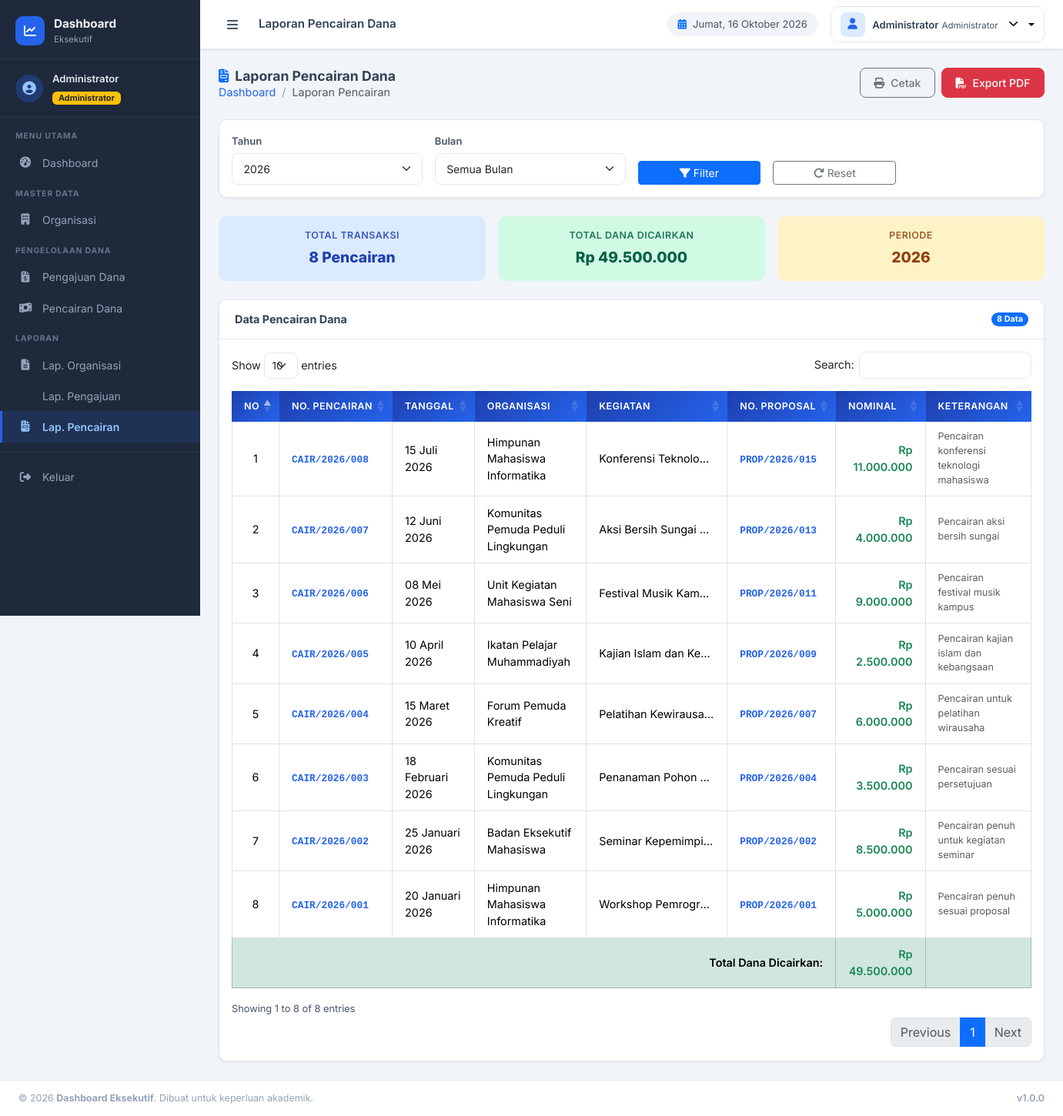
The page /views/laporan/pencairan.php (signed in) on the database its author committed.
### tables this page shows
CREATE TABLE `pencairan_dana` (
    `id`               INT(11) NOT NULL AUTO_INCREMENT,
    `pengajuan_id`     INT(11) NOT NULL,
    `nomor_pencairan`  VARCHAR(50) NOT NULL UNIQUE,
    `tanggal`          DATE NOT NULL,
    `nominal`          DECIMAL(15,2) NOT NULL DEFAULT 0,
    `keterangan`       TEXT NULL,
    `created_at`       TIMESTAMP DEFAULT CURRENT_TIMESTAMP,
    `updated_at`       TIMESTAMP DEFAULT CURRENT_TIMESTAMP ON UPDATE CURRENT_TIMESTAMP,
    PRIMARY KEY (`id`),
    FOREIGN KEY (`pengajuan_id`) REFERENCES `pengajuan_dana`(`id`) ON DELETE CASCADE
);

CREATE TABLE `organisasi` (
    `id`              INT(11) NOT NULL AUTO_INCREMENT,
    `nama_organisasi` VARCHAR(150) NOT NULL,
    `ketua`           VARCHAR(100) NOT NULL,
    `alamat`          TEXT NOT NULL,
    `no_hp`           VARCHAR(20) NOT NULL,
    `jumlah_anggota`  INT(11) NOT NULL DEFAULT 0,
    `created_at`      TIMESTAMP DEFAULT CURRENT_TIMESTAMP,
    `updated_at`      TIMESTAMP DEFAULT CURRENT_TIMESTAMP ON UPDATE CURRENT_TIMESTAMP,
    PRIMARY KEY (`id`)
);

CREATE TABLE `pengajuan_dana` (
    `id`             INT(11) NOT NULL AUTO_INCREMENT,
    `organisasi_id`  INT(11) NOT NULL,
    `nomor_proposal` VARCHAR(50) NOT NULL UNIQUE,
    `tanggal`        DATE NOT NULL,
    `nama_kegiatan`  VARCHAR(200) NOT NULL,
    `dana_diajukan`  DECIMAL(15,2) NOT NULL DEFAULT 0,
    `status`         ENUM('Menunggu','Disetujui','Ditolak') NOT NULL DEFAULT 'Menunggu',
    `catatan`        TEXT NULL,
    `created_at`     TIMESTAMP DEFAULT CURRENT_TIMESTAMP,
    `updated_at`     TIMESTAMP DEFAULT CURRENT_TIMESTAMP ON UPDATE CURRENT_TIMESTAMP,
    PRIMARY KEY (`id`),
    FOREIGN KEY (`organisasi_id`) REFERENCES `organisasi`(`id`) ON DELETE CASCADE
);

### config/functions.php (called while the page is built, shortened)
<?php
function formatRupiah($angka) {
    return 'Rp ' . number_format((float)$angka, 0, ',', '.');
}
function formatTanggal($tanggal, $format = 'd F Y') {
    $bulan = [
        '01' => 'Januari', '02' => 'Februari', '03' => 'Maret',
        '04' => 'April',   '05' => 'Mei',       '06' => 'Juni',
        '07' => 'Juli',    '08' => 'Agustus',   '09' => 'September',
        '10' => 'Oktober', '11' => 'November',  '12' => 'Desember',
    ];
    $ts    = strtotime($tanggal);
    $hari  = date('d', $ts);
    $bln   = $bulan[date('m', $ts)];
    $tahun = date('Y', $ts);
    return "$hari $bln $tahun";
}

### views/laporan/pencairan.php (the view, shortened to what this page needs)
<?php
require_once __DIR__ . '/../../config/functions.php';
$db          = getDB();
$filterTahun = $_GET['tahun'] ?? date('Y');
$filterBulan = $_GET['bulan'] ?? '';
$sql    = "SELECT pc.*, o.nama_organisasi, p.nomor_proposal, p.nama_kegiatan
           FROM pencairan_dana pc
           JOIN pengajuan_dana p ON pc.pengajuan_id = p.id
           JOIN organisasi o     ON p.organisasi_id = o.id
           WHERE YEAR(pc.tanggal) = ?";
$params = [$filterTahun];
$sql .= " ORDER BY pc.tanggal DESC";
$stmt = $db->prepare($sql);
$stmt->execute($params);
$list = $stmt->fetchAll();
$totalNominal = array_sum(array_column($list, 'nominal'));
$namaBulan = ['','Januari','Februari','Maret','April','Mei','Juni',
              'Juli','Agustus','September','Oktober','November','Desember'];
include __DIR__ . '/../layouts/header.php';
?>
<div class="app-wrapper" id="appWrapper">
    <?php include __DIR__ . '/../layouts/sidebar.php'; ?>
    <div class="main-content">
        <?php include __DIR__ . '/../layouts/navbar.php'; ?>
        <div class="content-area">
            <div class="page-header">
                <div>
                    <h5 class="page-header-title"><i class="fas fa-file-invoice me-2 text-primary"></i>Laporan Pencairan Dana</h5>
                    <nav aria-label="breadcrumb"><ol class="breadcrumb mb-0 small">
                        <li class="breadcrumb-item"><a href="<?= BASE_URL ?>/views/dashboard/index.php">Dashboard</a></li>
                        <li class="breadcrumb-item active">Laporan Pencairan</li>
                    </ol></nav>
                </div>
                <div class="d-flex gap-2">
                    <button onclick="printLaporan()" class="btn btn-outline-secondary btn-action">
                        <i class="fas fa-print me-2"></i>Cetak
                    </button>
                    <button onclick="exportPDF()" class="btn btn-danger btn-action">
                        <i class="fas fa-file-pdf me-2"></i>Export PDF
                    </button>
                </div>
            </div>
            <div class="card card-custom mb-4 d-print-none">
                <div class="card-body py-3">
                    <form method="GET" class="row g-3 align-items-end">
                        <div class="col-md-3">
                            <label class="form-label form-label-custom">Tahun</label>
                            <select name="tahun" class="form-select form-select-sm">
                                <?php for ($y = date('Y'); $y >= date('Y') - 4; $y--): ?>
                                <option value="<?= $y ?>" <?= $filterTahun == $y ? 'selected' : '' ?>><?= $y ?></option>
                                <?php endfor; ?>
                            </select>
                        </div>
                        <div class="col-md-3">
                            <label class="form-label form-label-custom">Bulan</label>
                            <select name="bulan" class="form-select form-select-sm">
                                <option value="">Semua Bulan</option>
                            </select>
                        </div>
                        <div class="col-md-2">
                            <button type="submit" class="btn btn-primary btn-sm w-100">
                                <i class="fas fa-filter me-1"></i>Filter
                            </button>
                        </div>
                        <div class="col-md-2">
                            <a href="?" class="btn btn-outline-secondary btn-sm w-100">
                                <i class="fas fa-redo me-1"></i>Reset
                            </a>
                        </div>
                    </form>
                </div>
            </div>
            <div class="row g-3 mb-4">
                <div class="col-md-4">
                    <div class="summary-card summary-blue">
                        <div class="summary-label">Total Transaksi</div>
                        <div class="summary-value"><?= count($list) ?> Pencairan</div>
                    </div>
                </div>
                <div class="col-md-4">
                    <div class="summary-card summary-green">
                        <div class="summary-label">Total Dana Dicairkan</div>
                        <div class="summary-value"><?= formatRupiah($totalNominal) ?></div>
                    </div>
                </div>
                <div class="col-md-4">
                    <div class="summary-card summary-orange">
                        <div class="summary-label">Periode</div>
                        <div class="summary-value">
                            <?= $filterBulan ? $namaBulan[$filterBulan] . ' ' : '' ?><?= $filterTahun ?>
                        </div>
                    </div>
                </div>
            </div>
            <div class="card card-custom" id="printArea">
                <div class="card-header-custom d-print-none">
                    <h6 class="card-title-custom">Data Pencairan Dana</h6>
                    <span class="badge bg-primary rounded-pill"><?= count($list) ?> Data</span>
                </div>
                <div class="card-body">
                    <div class="table-responsive">
                        <table id="tblLapCairan" class="table table-hover table-bordered align-middle">
                            <thead class="table-head-custom">
                                <tr>
                                    <th>No</th>
                                    <th>No. Pencairan</th>
                                    <th>Tanggal</th>
                                    <th>Organisasi</th>
                                    <th>Kegiatan</th>
                                    <th>No. Proposal</th>
                                    <th>Nominal</th>
                                    <th>Keterangan</th>
                                </tr>
                            </thead>
                            <tbody>
                                <?php foreach ($list as $i => $row): ?>
                                <tr>
                                    <td class="text-center"><?= $i + 1 ?></td>
                                    <td><span class="mono-text"><?= htmlspecialchars($row['nomor_pencairan']) ?></span></td>
                                    <td><?= formatTanggal($row['tanggal']) ?></td>
                                    <td><?= htmlspecialchars($row['nama_organisasi']) ?></td>
                                    <td class="text-truncate" style="max-width:150px;"><?= htmlspecialchars($row['nama_kegiatan']) ?></td>
                                    <td><span class="mono-text small"><?= htmlspecialchars($row['nomor_proposal']) ?></span></td>
                                    <td class="text-end fw-semibold text-success"><?= formatRupiah($row['nominal']) ?></td>
                                    <td class="text-muted small"><?= htmlspecialchars($row['keterangan'] ?? '-') ?></td>
                                </tr>
                                <?php endforeach; ?>
                            </tbody>
                            <tfoot>
                                <tr class="table-success fw-semibold">
                                    <td colspan="6" class="text-end">Total Dana Dicairkan:</td>
                                    <td class="text-end text-success"><?= formatRupiah($totalNominal) ?></td>
                                    <td></td>
                                </tr>
                            </tfoot>
                        </table>
                    </div>
                </div>
            </div>
        </div>
    </div>
</div>
<?php
include __DIR__ . '/../layouts/footer.php';
?>

### assets/css/style.css (style rules this page uses)
*, *::before, *::after { box-sizing: border-box; }
:root { --primary: #2563eb; --primary-dark: #1e40af; --primary-light: #dbeafe; --success: #10b981; --warning: #f59e0b; --danger: #ef4444; --info: #06b6d4; --sidebar-width: 260px; --sidebar-bg: #1e293b; --sidebar-text: #94a3b8; --navbar-h: 64px; --gray-50: #f8fafc; --gray-100: #f1f5f9; --gray-200: #e2e8f0; --gray-600: #475569; --gray-700: #334155; --radius: 10px; --shadow-sm: 0 1px 3px rgba(0,0,0,.08); --shadow: 0 4px 16px rgba(0,0,0,.10); --shadow-lg: 0 10px 30px rgba(0,0,0,.15); --transition: .22s ease; }
body { font-family: 'Inter', -apple-system, BlinkMacSystemFont, 'Segoe UI', sans-serif; background: var(--gray-100); color: var(--gray-700); font-size: .9rem; margin: 0; overflow-x: hidden; }
.app-wrapper { display: flex; min-height: 100vh; position: relative; }
.main-content { flex: 1; margin-left: var(--sidebar-width); display: flex; flex-direction: column; min-height: 100vh; transition: margin-left var(--transition); }
.content-area { flex: 1; padding: 1.5rem; overflow-y: auto; }
.page-header { display: flex; align-items: flex-start; justify-content: space-between; margin-bottom: 1.5rem; gap: 1rem; flex-wrap: wrap; }
.page-header-title { font-size: 1.1rem; font-weight: 700; color: var(--gray-700); margin: 0; }
.breadcrumb { margin: 0; padding: 0; background: none; }
.breadcrumb-item + .breadcrumb-item::before { color: #94a3b8; }
.breadcrumb a { color: var(--primary); text-decoration: none; }
.btn-action { border-radius: 8px; padding: .5rem 1.1rem; font-size: .875rem; font-weight: 500; }
.card-custom { background: #fff; border: 1px solid var(--gray-200); border-radius: var(--radius); box-shadow: var(--shadow-sm); overflow: hidden; }
.card-header-custom { display: flex; align-items: center; justify-content: space-between; padding: 1rem 1.25rem; border-bottom: 1px solid var(--gray-200); background: #fff; }
.card-title-custom { font-size: .9rem; font-weight: 700; color: var(--gray-700); margin: 0; }
.table-head-custom th { background: linear-gradient(135deg, var(--primary-dark), var(--primary)); color: #fff !important; font-size: .78rem; font-weight: 600; text-transform: uppercase; letter-spacing: .04em; border: none !important; padding: .75rem 1rem; white-space: nowrap; }
.table > :not(caption) > * > * { padding: .65rem 1rem; }
.mono-text { font-family: 'Courier New', Courier, monospace; font-size: .8rem; font-weight: 600; color: var(--primary); }
.form-label-custom { font-size: .82rem; font-weight: 600; color: var(--gray-600); margin-bottom: .35rem; }
.form-control, .form-select { border: 1.5px solid var(--gray-200); border-radius: 8px; padding: .55rem .9rem; font-size: .875rem; transition: border-color var(--transition), box-shadow var(--transition); }
.summary-card { border-radius: var(--radius); padding: 1rem 1.25rem; text-align: center; }
.summary-label { font-size: .78rem; font-weight: 600; text-transform: uppercase; letter-spacing: .04em; opacity: .85; margin-bottom: .3rem; }
.summary-value { font-size: 1.2rem; font-weight: 800; }
.summary-blue { background: var(--primary-light); color: var(--primary-dark); }
.summary-green { background: #d1fae5; color: #065f46; }
.summary-orange { background: #fef3c7; color: #92400e; }
.text-truncate { overflow: hidden; text-overflow: ellipsis; white-space: nowrap; }
.gap-2 { gap: .5rem !important; }

### rows shown on the page
pencairan_dana: nomor_pencairan "CAIR/2026/008", tanggal "15 Juli 2026", organisasi.nama_organisasi "Himpunan Mahasiswa Informatika", pengajuan.nama_kegiatan "Konferensi Teknolo…", pengajuan.nomor_proposal "PROP/2026/015", nominal "Rp 11.000.000", keterangan "Pencairan konferensi teknologi mahasiswa"
pencairan_dana: nomor_pencairan "CAIR/2026/007", tanggal "12 Juni 2026", organisasi.nama_organisasi "Komunitas Pemuda Peduli Lingkungan", pengajuan.nama_kegiatan "Aksi Bersih Sungai…", pengajuan.nomor_proposal "PROP/2026/013", nominal "Rp 4.000.000", keterangan "Pencairan aksi bersih sungai"
pencairan_dana: nomor_pencairan "CAIR/2026/006", tanggal "08 Mei 2026", organisasi.nama_organisasi "Unit Kegiatan Mahasiswa Seni", pengajuan.nama_kegiatan "Festival Musik Kam…", pengajuan.nomor_proposal "PROP/2026/011", nominal "Rp 9.000.000", keterangan "Pencairan festival musik kampus"
pencairan_dana: nomor_pencairan "CAIR/2026/005", tanggal "10 April 2026", organisasi.nama_organisasi "Ikatan Pelajar Muhammadiyah", pengajuan.nama_kegiatan "Kajian Islam dan Ke…", pengajuan.nomor_proposal "PROP/2026/009", nominal "Rp 2.500.000", keterangan "Pencairan kajian islam dan kebangsaan"
pencairan_dana: nomor_pencairan "CAIR/2026/004", tanggal "15 Maret 2026", organisasi.nama_organisasi "Forum Pemuda Kreatif", pengajuan.nama_kegiatan "Pelatihan Kewirausa…", pengajuan.nomor_proposal "PROP/2026/007", nominal "Rp 6.000.000", keterangan "Pencairan untuk pelatihan wirausaha"
pencairan_dana: nomor_pencairan "CAIR/2026/003", tanggal "18 Februari 2026", organisasi.nama_organisasi "Komunitas Pemuda Peduli Lingkungan", pengajuan.nama_kegiatan "Penanaman Pohon…", pengajuan.nomor_proposal "PROP/2026/004", nominal "Rp 3.500.000", keterangan "Pencairan sesuai persetujuan"
pencairan_dana: nomor_pencairan "CAIR/2026/002", tanggal "25 Januari 2026", organisasi.nama_organisasi "Badan Eksekutif Mahasiswa", pengajuan.nama_kegiatan "Seminar Kepemimpi…", pengajuan.nomor_proposal "PROP/2026/002", nominal "Rp 8.500.000", keterangan "Pencairan penuh untuk kegiatan seminar"
pencairan_dana: nomor_pencairan "CAIR/2026/001", tanggal "20 Januari 2026", organisasi.nama_organisasi "Himpunan Mahasiswa Informatika", pengajuan.nama_kegiatan "Workshop Pemrogr…", pengajuan.nomor_proposal "PROP/2026/001", nominal "Rp 5.000.000", keterangan "Pencairan penuh sesuai proposal"

### other values the page prints
$nama "Administrator"
$pageTitle "Laporan Pencairan Dana"
count($list) "8"
formatRupiah($totalNominal) "Rp 49.500.000"
APP_NAME "Dashboard Eksekutif"
APP_VERSION "1.0.0"
form field tahun "2026"
